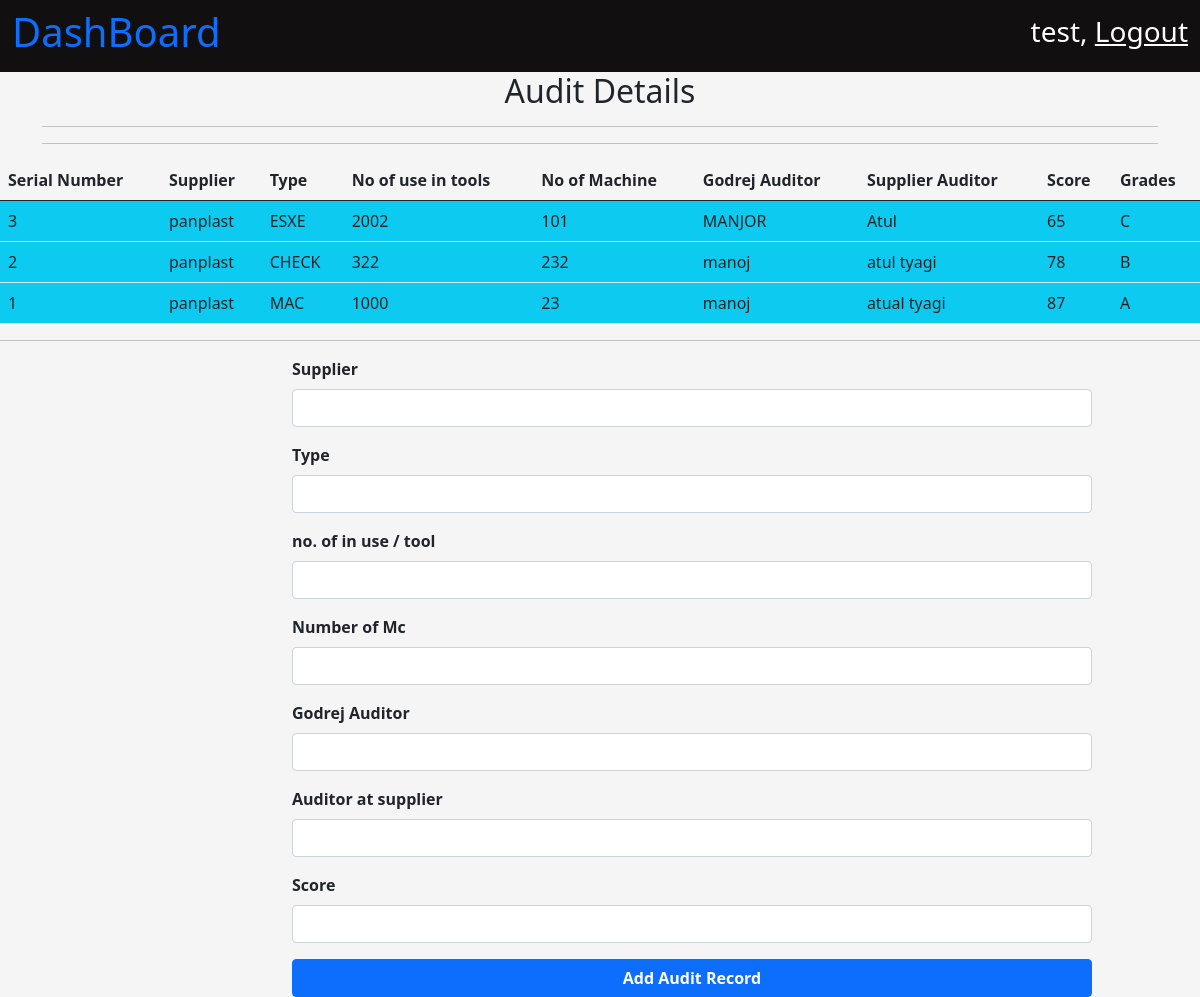
The page /quality/auditTrack/ (signed in) on the database its author committed.
### MouldQuality/models.py (models this page shows)
class AuditTrack(models.Model):
    audit_id = models.AutoField(primary_key=True)
    supplier = models.CharField(max_length=200)
    audit_type = models.CharField(max_length=20)
    tools = models.IntegerField()
    no_of_machine = models.IntegerField()
    godrej_auitor = models.CharField(max_length=50)
    supplier_audito = models.CharField(max_length=50)
    both_side_done = models.BooleanField(default = False)
    score = models.IntegerField(null=True)
    def grade(self):
        if self.score is None:
            return "-"
        elif self.score >= 90:
            return "S"
        elif self.score >= 80:
            return "A"
        elif self.score >= 70:
            return "B"
        elif self.score >= 60:
            return "C"
        elif self.score >= 50:
            return "D"
        else:
            return "E"

### MouldQuality/views.py (the view, shortened to what this page needs)
# urls.py: path('auditTrack/', views.audit_track, name = "Audit"),
@login_required
def audit_track(request):
    context = {}
    audit_data_list = AuditTrack.objects.all()[::-1] # list of all audit.
    context['AUDIT_DATA'] = audit_data_list
    if len(audit_data_list) == 0:
        context['NO_DATA'] = True
    return render(request, 'quality/audit_track.html', context)

### MouldQuality/templates/quality/audit_track.html (shortened to what this page needs)
{% extends 'base.html' %}
{% load static %}
{% block title %}
    <link
        rel="stylesheet"
        href="{% static 'css/dashboard.css' %}" >
{% endblock %}
{% block body_content %}
    <nav
        class="navbar navbar-light dashboard_nav">
        <div class="container-fluid dashboard_nav">
            <p class="h1 dashboard_title">
                <a href="{% url 'homePage' %}" style="text-decoration:None;">
                  DashBoard
                </a>
            </p>
            <div class="user_data">
                <p class="h3">
                    {{ request.user.first_name }},
                    <a href="{% url 'userLogout' %}">
                        Logout
                    </a>
                </p>
            </div>
        </div>
    </nav>
    <div class="container">
        <p class="h2" style="text-align:center;">
            Audit Details
        </p>
        <hr />
        <hr />
    </div>
        {% if not NO_DATA %}
            <table class="table">
                <thead>
                    <th class="col">
                        Serial Number
                    </th>
                    <th class="col">
                        Supplier
                    </th>
                    <th class="col">
                        Type
                    </th>
                    <th class="col">
                        No of use in tools
                    </th>
                    <th class="col">
                        No of Machine
                    </th>
                    <th class="col">
                        Godrej Auditor
                    </th>
                    <th class="col">
                        Supplier Auditor
                    </th>
                    <th class="col">
                        Score
                    </th>
                    <th class="col">
                        Grades
                    </th>
                </thead>
                <tbody>
                    {% for data in AUDIT_DATA %}
                        <tr class="bg-info">
                            <td>
                                {{   data.audit_id }}
                            </td>
                            <td>
                                {{ data.supplier }}
                            </td>
                            <td>
                                {{ data.audit_type }}
                            </td>
                            <td>
                                {{ data.tools }}
                            </td>
                            <td>
                                {{ data.no_of_machine }}
                            </td>
                            <td>
                                {{ data.godrej_auitor }}
                            </td>
                            <td>
                                {{ data.supplier_audito }}
                            </td>
                            <td>
                                {{ data.score }}
                            </td>
                            <td>
                                {{ data.grade }}
                            </td>
                        </tr>
                    {% endfor %}
                </tbody>
            </table>
        {% endif %}
        <hr />
    <div class="container">
        <form action="{% url 'Audit' %}" autocomplete="off" method="POST" style="width : 800px;margin-left : 250px;">
            <div
                class="mb-3">
                <label
                    for="exampleInputEmail1"
                    class="form-label">
                    <b>
                    Supplier
                    </b>
                </label>
                <input
                type="text"
                name = "supplier"
                class="form-control"
                id="vendorName"
                required >
            </div>
            <div
                class="mb-3">
                <label
                    for="exampleInputEmail1"
                    class="form-label">
                    <b>
                    Type
                    </b>
                </label>
                <input
                type="text"
                name = "type"
                class="form-control"
                id="vendorName"
                required >
            </div>
            <div
                class="mb-3">
                <label
                    for="exampleInputEmail1"
                    class="form-label">
                    <b>
                    no. of in use / tool
                    </b>
                </label>
                <input
                type="number"
                name = "tools"
                class="form-control"
                id="vendorName"
                >
            </div>
            <div
                class="mb-3">
                <label
                    for="exampleInputEmail1"
                    class="form-label">
                    <b>
                     Number of Mc
                    </b>
                </label>
                <input
                type="number"
                name = "numberOfMachine"
                class="form-control"
                id="vendorName"
                >
            </div>
            <div
                class="mb-3">
                <label
                    for="exampleInputEmail1"
                    class="form-label">
                    <b>
                     Godrej Auditor
                    </b>
                </label>
                <input
                type="text"
                name = "gAuditor"
                class="form-control"
                id="vendorName"
                >
            </div>
            <div
                class="mb-3">
                <label
                    for="exampleInputEmail1"
                    class="form-label">
                    <b>
                     Auditor at supplier
                    </b>
                </label>
                <input
                type="text"
                name = "sAuditor"
                class="form-control"
                id="vendorName"
                 >
            </div>
            <div
                class="mb-3">
                <label
                    for="exampleInputEmail1"
                    class="form-label">
                    <b>
                     Score
                    </b>
                </label>
                <input
                type="number"
                name = "score"
                class="form-control"
                id="vendorName"
                 >
            </div>
        <button type="submit" class="btn btn-primary" style="width :800px;"><b>Add Audit Record</b></button>
        </form>
    </div>
{% endblock %}

### user_panel/static/css/dashboard.css (style rules this page uses)
body { background-color: whitesmoke; }
nav.dashboard_nav { background-color: rgb(17, 15, 15); }
nav.dashboard_nav div.dashboard_nav { color : white; }
nav.dashboard_nav div.user_data p a { color: white; }

### rows shown on the page
AuditTrack: audit_id "3", supplier "panplast", audit_type "ESXE", tools "2002", no_of_machine "101", godrej_auitor "MANJOR", supplier_audito "Atul", score "65", grade "C"
AuditTrack: audit_id "2", supplier "panplast", audit_type "CHECK", tools "322", no_of_machine "232", godrej_auitor "manoj", supplier_audito "atul tyagi", score "78", grade "B"
AuditTrack: audit_id "1", supplier "panplast", audit_type "MAC", tools "1000", no_of_machine "23", godrej_auitor "manoj", supplier_audito "atual tyagi", score "87", grade "A"

### other values the page prints
{{ request.user.first_name }} "test"
